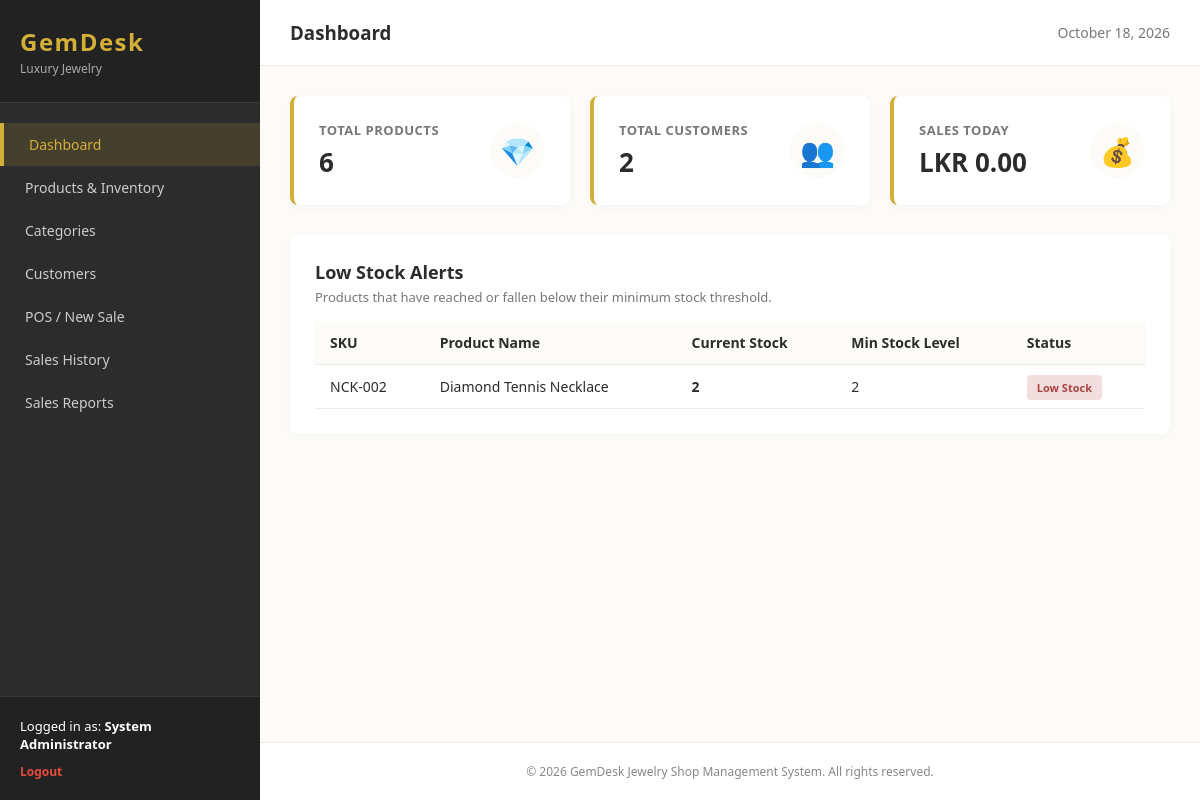
/index.php?controller=dashboard&action=index (signed in), run on the app's committed database.
### tables this page shows
CREATE TABLE IF NOT EXISTS `products` (
  `id` INT AUTO_INCREMENT PRIMARY KEY,
  `category_id` INT NOT NULL,
  `name` VARCHAR(150) NOT NULL,
  `sku` VARCHAR(50) NOT NULL UNIQUE,
  `price` DECIMAL(10, 2) NOT NULL,
  `stock_quantity` INT NOT NULL DEFAULT 0,
  `min_stock_level` INT NOT NULL DEFAULT 5,
  `created_at` TIMESTAMP DEFAULT CURRENT_TIMESTAMP,
  FOREIGN KEY (`category_id`) REFERENCES `categories`(`id`) ON DELETE CASCADE
);

### controllers/DashboardController.php (called while the page is built, shortened)
<?php
require_once __DIR__ . '/../config/database.php';
class DashboardController {
    private $conn;
    public function __construct() {
        $database = new Database();
        $this->conn = $database->getConnection();
    }
    public function index() {
        $stmt = $this->conn->query("SELECT COUNT(*) as total FROM products");
        $totalProducts = $stmt->fetch()['total'];
        $stmt = $this->conn->query("SELECT COUNT(*) as total FROM customers");
        $totalCustomers = $stmt->fetch()['total'];
        $stmt = $this->conn->query("SELECT SUM(total_amount) as total FROM sales WHERE DATE(sale_date) = CURDATE()");
        $salesToday = $stmt->fetch()['total'] ?? 0;
        $stmt = $this->conn->query("SELECT * FROM products WHERE stock_quantity <= min_stock_level ORDER BY stock_quantity ASC");
        $lowStockProducts = $stmt->fetchAll();
        require_once 'views/layouts/header.php';
        require_once 'views/dashboard/index.php';
        require_once 'views/layouts/footer.php';
    }
}
?>

### config/database.php (called while the page is built, shortened)
<?php
class Database {
    private $host = "localhost";
    private $db_name = "jewelry_shop_db";
    private $username = "root";
    private $password = "";
    public function getConnection() {
        $this->conn = null;
        try {
            $this->conn = new PDO(
                "mysql:host=" . $this->host . ";dbname=" . $this->db_name . ";charset=utf8mb4",
                $this->username,
                $this->password
            );
            $this->conn->setAttribute(PDO::ATTR_ERRMODE, PDO::ERRMODE_EXCEPTION);
            $this->conn->setAttribute(PDO::ATTR_DEFAULT_FETCH_MODE, PDO::FETCH_ASSOC);
        } catch(PDOException $exception) {
            echo "Connection error: " . $exception->getMessage();
        }
        return $this->conn;
    }
}
?>

### views/dashboard/index.php (the view)
<div class="stats-grid">
    <div class="stat-card">
        <div class="stat-info">
            <h4>Total Products</h4>
            <h2><?php echo $totalProducts; ?></h2>
        </div>
        <div class="stat-icon gold-bg">💎</div>
    </div>
    <div class="stat-card">
        <div class="stat-info">
            <h4>Total Customers</h4>
            <h2><?php echo $totalCustomers; ?></h2>
        </div>
        <div class="stat-icon gold-bg">👥</div>
    </div>
    <div class="stat-card">
        <div class="stat-info">
            <h4>Sales Today</h4>
            <h2>LKR <?php echo number_format($salesToday, 2); ?></h2>
        </div>
        <div class="stat-icon gold-bg">💰</div>
    </div>
</div>
<div class="section-card" style="margin-top: 30px;">
    <h3>Low Stock Alerts</h3>
    <p class="section-desc">Products that have reached or fallen below their minimum stock threshold.</p>
    <?php if (empty($lowStockProducts)): ?>
        <p class="text-success" style="padding: 20px 0;">All inventory stock levels are healthy.</p>
    <?php else: ?>
        <div class="table-responsive" style="margin-top: 15px;">
            <table class="data-table">
                <thead>
                    <tr>
                        <th>SKU</th>
                        <th>Product Name</th>
                        <th>Current Stock</th>
                        <th>Min Stock Level</th>
                        <th>Status</th>
                    </tr>
                </thead>
                <tbody>
                    <?php foreach ($lowStockProducts as $product): ?>
                        <tr>
                            <td><?php echo htmlspecialchars($product['sku']); ?></td>
                            <td><?php echo htmlspecialchars($product['name']); ?></td>
                            <td><strong><?php echo $product['stock_quantity']; ?></strong></td>
                            <td><?php echo $product['min_stock_level']; ?></td>
                            <td><span class="badge badge-danger">Low Stock</span></td>
                        </tr>
                    <?php endforeach; ?>
                </tbody>
            </table>
        </div>
    <?php endif; ?>
</div>

### assets/css/style.css (style rules this page uses)
:root { --bg-cream: #FDFBF7; --card-ivory: #FFFFFF; --gold: #D4AF37; --gold-dark: #AA8C2C; --charcoal: #2C2C2C; --gray-light: #EFECE6; --danger: #A94442; --success: #3C763D; }
* { box-sizing: border-box; margin: 0; padding: 0; font-family: 'Segoe UI', Tahoma, Geneva, Verdana, sans-serif; }
body { background-color: var(--bg-cream); color: var(--charcoal); }
.stats-grid { display: grid; grid-template-columns: repeat(auto-fit, minmax(240px, 1fr)); gap: 20px; }
.stat-card { background: var(--card-ivory); padding: 25px; border-radius: 8px; box-shadow: 0 2px 10px rgba(0,0,0,0.03); display: flex; justify-content: space-between; align-items: center; border-left: 4px solid var(--gold); }
.stat-info h4 { font-size: 13px; color: #777; text-transform: uppercase; letter-spacing: 0.5px; }
.stat-info h2 { font-size: 26px; color: var(--charcoal); margin-top: 5px; }
.stat-icon { font-size: 28px; background: var(--bg-cream); width: 55px; height: 55px; display: flex; align-items: center; justify-content: center; border-radius: 50%; }
.section-card { background: var(--card-ivory); padding: 25px; border-radius: 8px; box-shadow: 0 2px 10px rgba(0,0,0,0.03); }
.section-card h3 { font-size: 18px; color: var(--charcoal); }
.section-desc { font-size: 13px; color: #777; margin-top: 4px; }
.data-table { width: 100%; border-collapse: collapse; margin-top: 10px; }
.data-table th, .data-table td { padding: 12px 15px; text-align: left; border-bottom: 1px solid var(--gray-light); font-size: 14px; }
.data-table th { background-color: var(--bg-cream); font-weight: 600; color: var(--charcoal); }
.badge { padding: 5px 10px; border-radius: 4px; font-size: 11px; font-weight: 600; }
.badge-danger { background-color: #F2DEDE; color: var(--danger); }

### data on the page
products: sku "NCK-002", name "Diamond Tennis Necklace", stock_quantity "2", min_stock_level "2"

### other printed values
$_SESSION['full_name'] "System Administrator"
$pageTitle "Dashboard"
$totalProducts "6"
$totalCustomers "2"
$salesToday "0.00"
